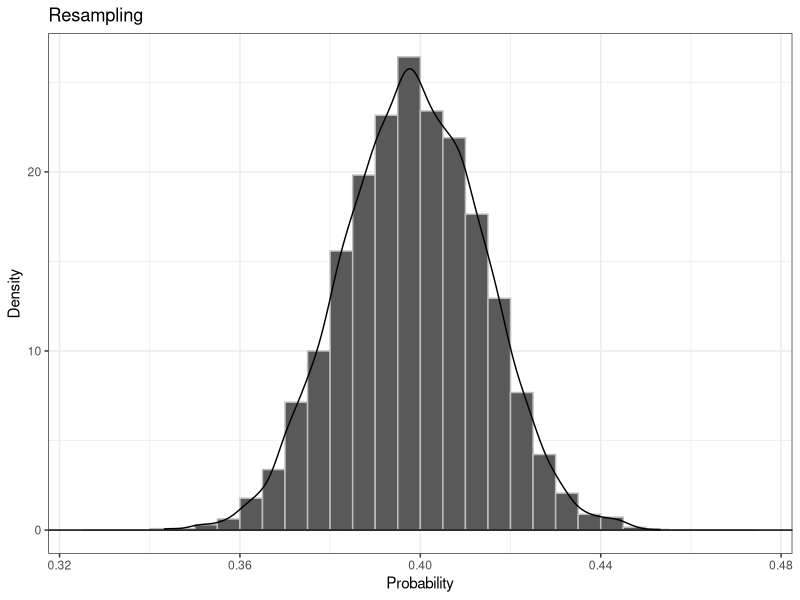

Recreate this plot in R.
#########################################
# Michael Boateng
# LAB 10
#########################################
# load libraries
#########################################
library(tidyverse)
library(patchwork)
#########################################
# TASK 1
#########################################
samp.size <- 1004

sample <- rbinom(n = 10000, size = samp.size, prob = 0.39)
sims <- tibble(poll = sample/1004)

percentile_2.5 <- quantile(sims$poll, 0.025)
percentile_97.5 <- quantile(sims$poll, 0.975)
moe1 <- (percentile_97.5 - percentile_2.5) / 2

sample.plot <- ggplot(data = sims) +
  geom_histogram(aes(x = poll, y = after_stat(density)),
                 breaks = seq(0.32, 0.48, 0.005),
                 color="grey") +
  geom_density(aes(x = poll)) +
  geom_hline(yintercept = 0) +
  labs(x = "Probability", y = "Frequency", title = "Poll sample") +
  theme_bw() 

percentile_2.5 <- quantile(sims$poll, 0.025)
percentile_97.5 <- quantile(sims$poll, 0.975)
moe <- (percentile_97.5 - percentile_2.5) / 2

#####################
# testing twice the sample size
sample_2 <- rbinom(n = 10000, size = samp.size * 2, prob = 0.39)
sims_2 <- tibble(poll = sample_2/2008)

sample.plot2 <- ggplot(data = sims_2) +
  geom_histogram(aes(x = poll, y = after_stat(density)),
                 breaks = seq(0.34, 0.44, 0.005),
                 color = "grey") +
  geom_density(aes(x = poll)) +
  geom_hline(yintercept = 0) +
  labs(x = "Probability", y = "Frequency", title = "Poll sample") +
  theme_bw() 

percentile_2.5 <- quantile(sims_2$poll, 0.025)
percentile_97.5 <- quantile(sims_2$poll, 0.975)
moe2 <- (percentile_97.5 - percentile_2.5) / 2


two.samples = sample.plot + sample.plot2

##########################################
# TASK 2
##########################################                  # creating the Gallup data
gallup.data <- tibble(poll = c(rep(1,(round(0.39*1004))),   # where 1 = 'satisfied'
                               rep(0,(round(0.59*1004))),   # 0 = 'dissatisfied'
                               rep(NA,(round(0.02*1004))))) # NA = 'no opinion'

R <- 10000
gallup.resamples <- tibble(p.hat = numeric(R))
for (i in 1:R){
  resample <- sample(x = gallup.data$poll,
                     size = 1004,
                     replace = T)
  gallup.resamples$p.hat[i] = mean(resample, na.rm = T)
}


(resample.plot <- ggplot(data = gallup.resamples) +
  geom_histogram(aes(x = p.hat, y = after_stat(density)),
                 breaks = seq(0.325, 0.475, 0.005), 
                 color = "grey") +
  geom_density(aes(x = p.hat)) +
  geom_hline(yintercept = 0) +
  labs(x = "Probability", y = "Density", title = "Resampling") +
  theme_bw()
  )

percentile_2.5 <- quantile(gallup.resamples$p.hat, 0.025)
percentile_97.5 <- quantile(gallup.resamples$p.hat, 0.975)
moe3 <- (percentile_97.5 - percentile_2.5) / 2

##########################################
# TASK 3
##########################################
N <- seq(from = 100, to = 3000, by = 10)
P <- seq(from = 0.01, to = 0.99, by = 0.01)

simulations <- tibble(
  n = numeric(),
  p = numeric(),
  margin.of.error = numeric())

for (i in N){
  for (j in P){
    curr.sim <- rbinom(n = 10000, size = i, prob = j) / i 
    percentile_2.5 <- quantile(curr.sim, 0.025)
    percentile_97.5 <- quantile(curr.sim, 0.975)
    num <- (percentile_97.5 - percentile_2.5) / 2
    simulations <- bind_rows(simulations,
                             tibble(n = i, p = j, margin.of.error = num))
  }
}

result.p <- ggplot(data = simulations) +
  geom_raster(aes(x = n, y = p, fill = margin.of.error)) +
  scale_fill_viridis_c(option = "inferno") +
  geom_hline(yintercept = 0) +
  labs(x = "Sample size", 
       y = "Percent satisfied", 
       title = "Estimated margin of error")

###########################################
# TASK 4
###########################################
N <- seq(100, 2000, by = 10)
P <- seq(0.01, 0.99, by=0.01)
z <- qnorm(0.975)  

wilson.results <- tibble(n = numeric(), 
                         p = numeric(), 
                         margin.of.error = numeric())

for (n in N) {
  for (p in P) {
    error <- z * (sqrt((n * p * (1-p)) + (z^2 / 4))) / (n + z^2)
    
    wilson.results <- bind_rows(wilson.results,
                                tibble(n = n, p = p, margin.of.error = error))
  }
}

wilson.plot <- ggplot(data = wilson.results) +
  geom_raster(aes(x = n, y = p, fill = margin.of.error)) +
  geom_hline(yintercept = 0) +
  scale_fill_viridis_c(option = "inferno") +
  labs(x = "Sample size", y = "Percent Satisfied", title = "Wilson MOE") +
  theme_bw()
  